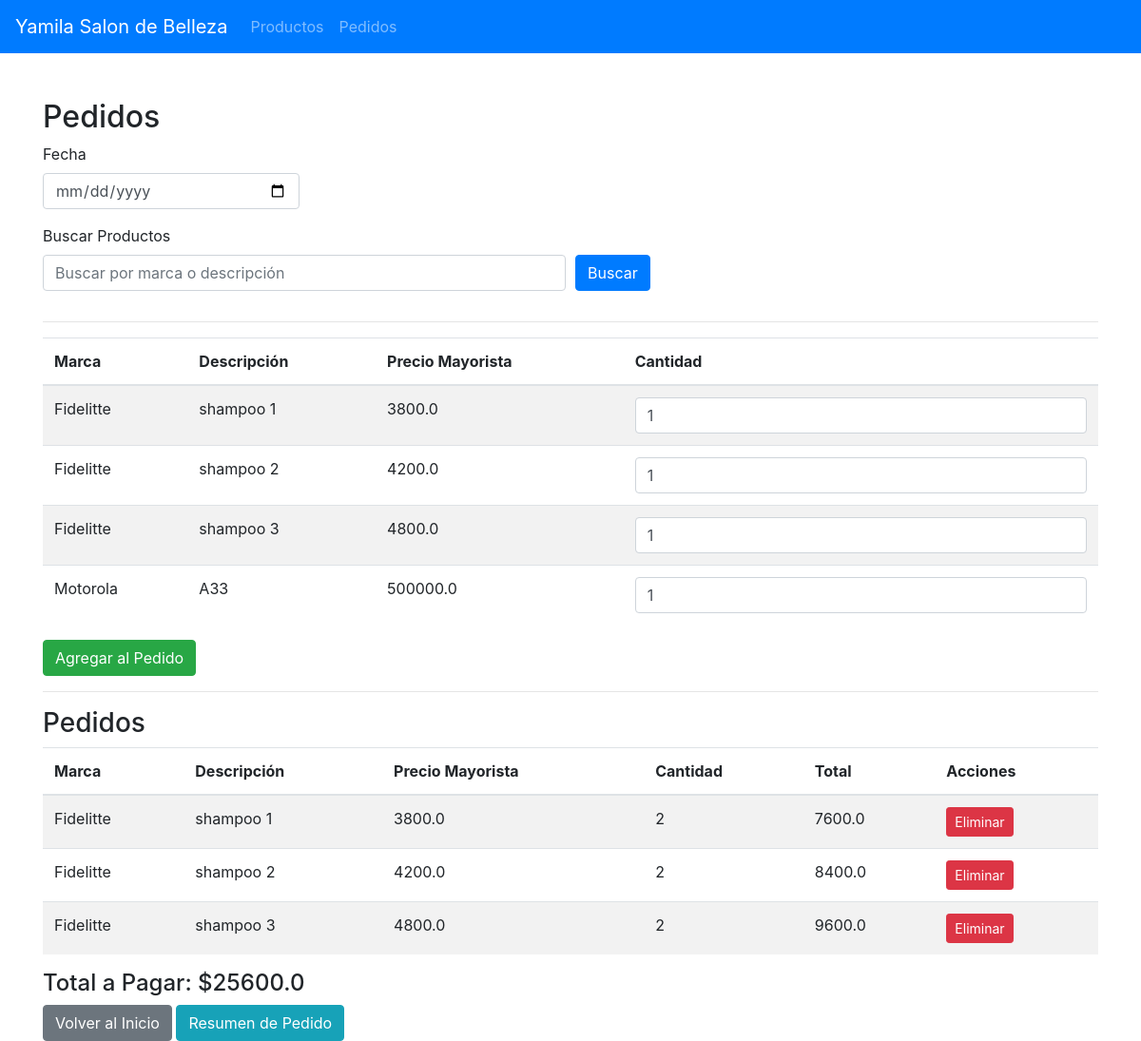
The page /orders on the database its author committed.
### app/models.py (models this page shows)
class Product(db.Model):
    id = db.Column(db.Integer, primary_key=True)
    brand = db.Column(db.String(80), nullable=False)
    description = db.Column(db.String(200), nullable=False)
    wholesale_price = db.Column(db.Float, nullable=False)
    professional_price = db.Column(db.Float, nullable=False)
    orders = db.relationship('Order', backref='product', lazy=True)

class Order(db.Model):
    id = db.Column(db.Integer, primary_key=True)
    product_id = db.Column(db.Integer, db.ForeignKey('product.id'), nullable=False)
    quantity = db.Column(db.Integer, nullable=False)
    date = db.Column(db.Date, nullable=False)

### app/routes.py (the view, shortened to what this page needs)
@main.route('/orders', methods=['GET', 'POST'])
def orders():
    products = Product.query.all()
    orders = Order.query.all()
    total_amount = sum(order.product.wholesale_price * order.quantity for order in orders)
    return render_template('orders.html', products=products, orders=orders, total_amount=total_amount)

### app/templates/orders.html (shortened to what this page needs)
{% extends 'base.html' %}
{% block content %}
<h2>Pedidos</h2>
<form method="post">
  <div class="form-row">
    <div class="form-group col-md-3">
      <label for="date">Fecha</label>
      <input type="date" class="form-control" id="date" name="date" required>
    </div>
  </div>
  <div class="form-row">
    <div class="form-group col-md-6">
      <label for="search">Buscar Productos</label>
      <input type="text" class="form-control" id="search" name="search" placeholder="Buscar por marca o descripción">
    </div>
    <div class="form-group col-md-2 align-self-end">
      <button type="submit" class="btn btn-primary">Buscar</button>
    </div>
  </div>
  <hr>
  <table class="table table-striped">
    <thead>
      <tr>
        <th>Marca</th>
        <th>Descripción</th>
        <th>Precio Mayorista</th>
        <th>Cantidad</th>
      </tr>
    </thead>
    <tbody>
      {% for product in products %}
      <tr>
        <td>{{ product.brand }}</td>
        <td>{{ product.description }}</td>
        <td>{{ product.wholesale_price }}</td>
        <td>
          <input type="number" name="quantities" min="1" class="form-control" value="1">
        </td>
      </tr>
      {% endfor %}
    </tbody>
  </table>
  <button type="submit" class="btn btn-success">Agregar al Pedido</button>
</form>
<hr>
<h3>Pedidos</h3>
<table class="table table-striped">
  <thead>
    <tr>
      <th>Marca</th>
      <th>Descripción</th>
      <th>Precio Mayorista</th>
      <th>Cantidad</th>
      <th>Total</th>
      <th>Acciones</th>
    </tr>
  </thead>
  <tbody>
    {% for order in orders %}
    <tr>
      <td>{{ order.product.brand }}</td>
      <td>{{ order.product.description }}</td>
      <td>{{ order.product.wholesale_price }}</td>
      <td>{{ order.quantity }}</td>
      <td>{{ order.product.wholesale_price * order.quantity }}</td>
      <td>
        <a href="{{ url_for('main.delete_order', order_id=order.id) }}" class="btn btn-danger btn-sm">Eliminar</a>
      </td>
    </tr>
    {% endfor %}
  </tbody>
</table>
<h4>Total a Pagar: ${{ total_amount }}</h4>
<a href="{{ url_for('main.index') }}" class="btn btn-secondary">Volver al Inicio</a>
<a href="{{ url_for('main.order_summary') }}" class="btn btn-info">Resumen de Pedido</a>
{% endblock %}

### app/templates/base.html (shortened to what this page needs)
<!doctype html>
<html lang="en">
  <head>
    <link href="https://stackpath.bootstrapcdn.com/bootstrap/4.5.2/css/bootstrap.min.css" rel="stylesheet">
  </head>
  <body>
    <nav class="navbar navbar-expand-lg navbar-dark bg-primary">
      <a class="navbar-brand" href="{{ url_for('main.index') }}">Yamila Salon de Belleza</a>
      <div class="collapse navbar-collapse" id="navbarNav">
        <ul class="navbar-nav">
          <li class="nav-item">
            <a class="nav-link" href="{{ url_for('main.products') }}">Productos</a>
          </li>
          <li class="nav-item">
            <a class="nav-link" href="{{ url_for('main.orders') }}">Pedidos</a>
          </li>
        </ul>
      </div>
    </nav>
    <div class="container mt-5">
      {% block content %}
      {% endblock %}
    </div>
  </body>
</html>

### rows shown on the page
Product: brand "Fidelitte", description "shampoo 1", wholesale_price "3800.0"
Product: brand "Fidelitte", description "shampoo 2", wholesale_price "4200.0"
Product: brand "Fidelitte", description "shampoo 3", wholesale_price "4800.0"
Product: brand "Motorola", description "A33", wholesale_price "500000.0"
Order: product.brand "Fidelitte", product.description "shampoo 1", product.wholesale_price "3800.0", quantity "2", order.product.wholesale_price*order.quantity "7600.0"
Order: product.brand "Fidelitte", product.description "shampoo 2", product.wholesale_price "4200.0", quantity "2", order.product.wholesale_price*order.quantity "8400.0"
Order: product.brand "Fidelitte", product.description "shampoo 3", product.wholesale_price "4800.0", quantity "2", order.product.wholesale_price*order.quantity "9600.0"

### other values the page prints
{{ total_amount }} "25600.0"
